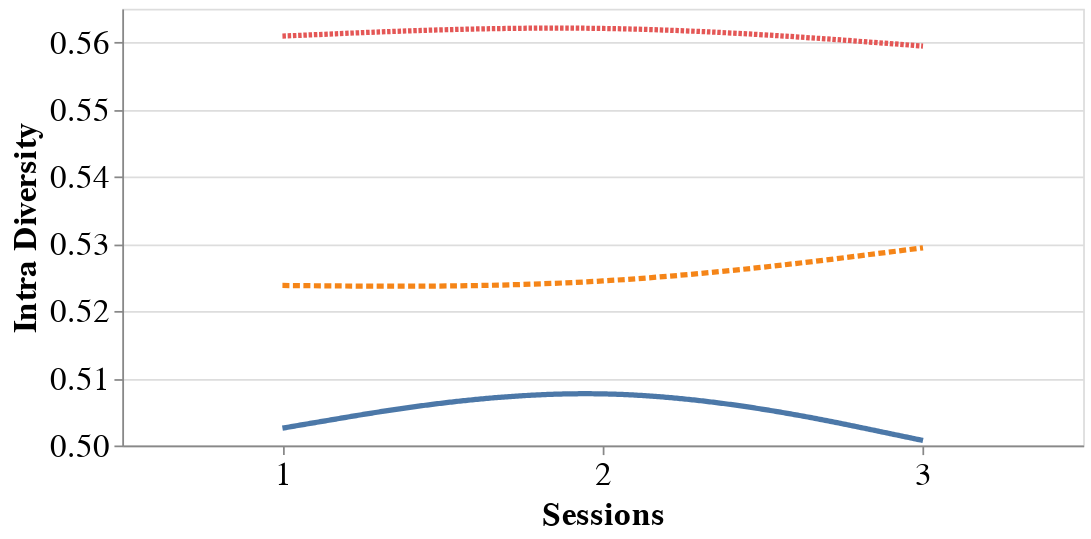

Notebook cell for this chart:
### Code cell
graph_div_mult

### Figure 1 — Vega-Lite specification as saved in the notebook (floating-point values rounded to 4 significant figures)
{"config": {"view": {"continuousWidth": 400, "continuousHeight": 300}}, "data": {"name": "data-4355e9d1285dc9c1c4aea6fd55e078ce"}, "mark": {"type": "line", "interpolate": "basis", "strokeWidth": 3}, "encoding": {"color": {"type": "nominal", "field": "method", "legend": null, "title": ""}, "strokeDash": {"type": "nominal", "field": "method", "title": ""}, "x": {"type": "nominal", "axis": {"labelAngle": 0, "labelFontSize": 19, "title": "Sessions", "titleFontSize": 19}, "field": "sess"}, "y": {"type": "quantitative", "axis": {"labelFontSize": 19, "title": "Intra Diversity", "titleFontSize": 19}, "field": "diversity", "scale": {"zero": false}}}, "height": 250, "width": 550, "$schema": "https://vega.github.io/schema/vega-lite/v4.8.1.json", "datasets": {"data-4355e9d1285dc9c1c4aea6fd55e078ce": [{"method": "  SMORL", "nb_attributes": 5, "sess": 1, "time": 0.0256, "attr_precision": 0.0, "precision": 0.5333, "recall": 0.1786, "diversity": 0.5026, "alpha_ndcg": 1.152, "harmo": 0.5175}, {"method": "  SMORL", "nb_attributes": 5, "sess": 2, "time": 0.0256, "attr_precision": 0.0, "precision": 0.5667, "recall": 0.1889, "diversity": 0.5107, "alpha_ndcg": 1.745, "harmo": 0.5372}, {"method": "  SMORL", "nb_attributes": 5, "sess": 3, "time": 0.0256, "attr_precision": 0.0, "precision": 0.4333, "recall": 0.1444, "diversity": 0.5007, "alpha_ndcg": 1.141, "harmo": 0.4646}, {"method": "  SWAP", "nb_attributes": 5, "sess": 1, "time": 0.0758, "attr_precision": 0.0, "precision": 0.9333, "recall": 0.3127, "diversity": 0.5238, "alpha_ndcg": 2.662, "harmo": 0.671}, {"method": "  SWAP", "nb_attributes": 5, "sess": 2, "time": 0.0758, "attr_precision": 0.0, "precision": 0.2, "recall": 0.06667, "diversity": 0.5234, "alpha_ndcg": 0.4623, "harmo": 0.2894}, {"method": "  SWAP", "nb_attributes": 5, "sess": 3, "time": 0.0758, "attr_precision": 0.0, "precision": 0.4, "recall": 0.1333, "diversity": 0.5294, "alpha_ndcg": 0.8532, "harmo": 0.4557}, {"method": " MMR", "nb_attributes": 5, "sess": 1, "time": 3.331, "attr_precision": 0.0, "precision": 0.06667, "recall": 0.02222, "diversity": 0.5609, "alpha_ndcg": 0.3333, "harmo": 0.1192}, {"method": " MMR", "nb_attributes": 5, "sess": 2, "time": 3.331, "attr_precision": 0.0, "precision": 0.06667, "recall": 0.02222, "diversity": 0.563, "alpha_ndcg": 0.3333, "harmo": 0.1192}, {"method": " MMR", "nb_attributes": 5, "sess": 3, "time": 3.331, "attr_precision": 0.0, "precision": 0.06667, "recall": 0.02222, "diversity": 0.5594, "alpha_ndcg": 0.3333, "harmo": 0.1191}]}}
